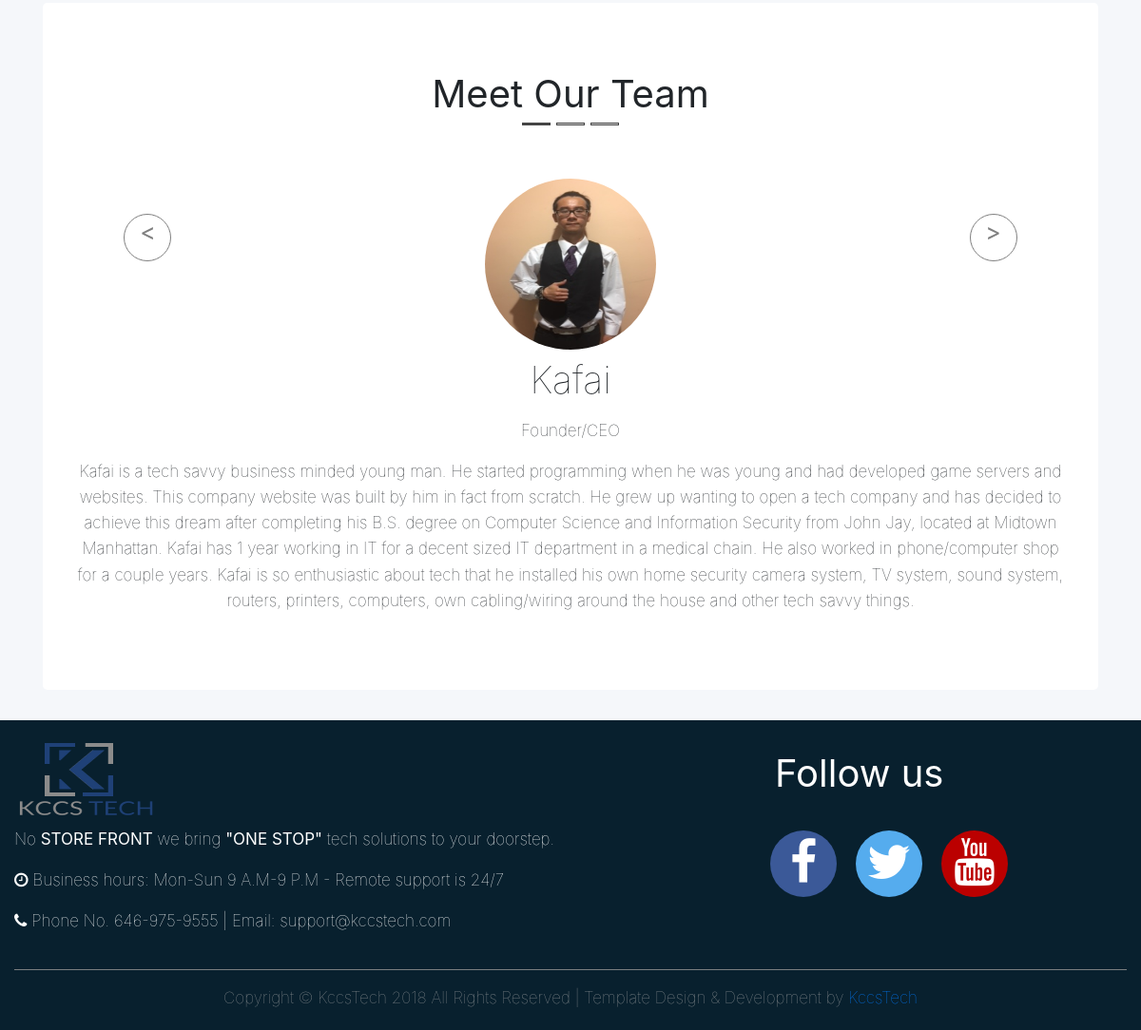
The app's page /about_us/about_us/ (lower part), older data.
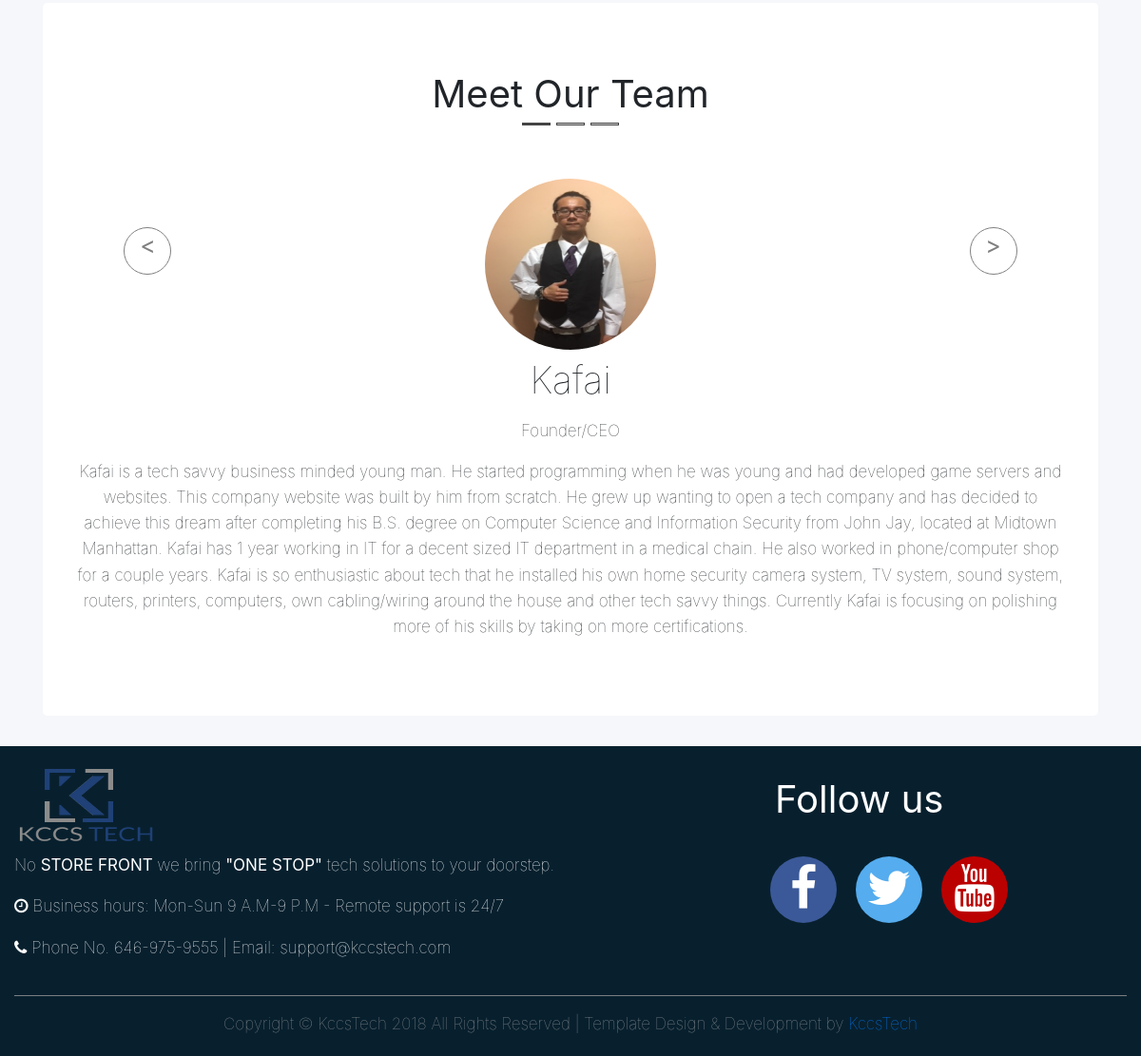
The same page, newer data.
### about_us/models.py (models this page shows)
class About(models.Model):
    position = models.CharField(max_length=256)
    name = models.CharField(max_length=256)
    description = models.TextField(max_length=2048)
    def __str__(self):
        return self.name

### about_us/views.py (the view)
# urls.py: url(r'^about_us/',include('about_us.urls',namespace='about_us')),
def about_us(request):
    name_list = About.objects.order_by('name')
    name_dict = {'name': name_list}
    return render(request,  'about_us/about_us.html',  context=name_dict)

### about_us/templates/about_us/about_us.html (shortened to what this page needs)
{% extends "base.html" %}
{% load staticfiles %}
{% block css %}
{{ block.super }}
  <link rel="stylesheet" href="{% static 'my_company/css/about_us.css' %}">
{% endblock %}
{% block content %}
  <div class="container">
    <div class="jumbotron">
      <h1 class="text-center"><b>Meet Our Team</b></h1>
      <div id="video-carousel-example" class="carousel slide carousel-fade" data-ride="carousel" data-interval="false">
        <ol class="carousel-indicators">
          <li data-target="#video-carousel-example" data-slide-to="0" class="active"></li>
          <li data-target="#video-carousel-example" data-slide-to="1"></li>
          <li data-target="#video-carousel-example" data-slide-to="2"></li>
        </ol>
        <div class="carousel-inner" role="listbox">
          <div class="carousel-item active">
            <img id="cal-img" class="rounded-circle" src="{% static 'my_company/images/cal1.png' %}" alt="Kafai Founder Image">
            <h1 class="text-center">{{ name.0 }}</h1>
            <p class="text-center">{{ name.0.position}}</p>
            <p class="text-center" >{{ name.0.description}}</p>
          </div>
        </div>
        <a class="carousel-control-prev" href="#video-carousel-example" role="button" data-slide="prev">
        <span class="carousel-control-prev-icon" aria-hidden="true"></span>
        </a>
        <a class="carousel-control-next" href="#video-carousel-example" role="button" data-slide="next">
        <span class="carousel-control-next-icon" aria-hidden="true"></span>
        </a>
      </div>
    </div>
  </div>
{% endblock %}

### templates/base.html (shortened to what this page needs)
{% load staticfiles %}
<!DOCTYPE html>
<html lang="en" dir="ltr">
  <head>
    <link rel="stylesheet" href="https://cdnjs.cloudflare.com/ajax/libs/font-awesome/4.7.0/css/font-awesome.min.css">
    <link rel="stylesheet" href="https://maxcdn.bootstrapcdn.com/bootstrap/4.0.0/css/bootstrap.min.css">
    {% block css %}
    <link rel="stylesheet" href="{% static 'my_company/css/master.css' %}">
    {% endblock %}
  </head>
  <body>
    <div id="wrapper" class="home-page">
      {% block content %}{% endblock %}
      <footer class="page-footer pt-4 mt-4 fixed" style="background-color: #08202e;">
        <div class="container-fluid text-center text-md-left">
          <div class="row">
            <div class="col-md-8 mt-md-0 mt-3">
              <h5 class="text-left"><img src="{% static 'my_company/images/brand1.png' %}" width="200" height="80" alt="KCCS TECH Logo"></h5>
              <p class="text-left text-white">No <strong>STORE FRONT</strong> we bring <strong>"ONE STOP"</strong> tech solutions to your doorstep.</p>
              <p class="text-left text-white"><i class="fa fa-clock-o"></i> Business hours: Mon-Sun 9 A.M-9 P.M - Remote support is 24/7</p>
              <p class="text-left text-white"><i class="fa fa-phone"></i> Phone No. 646-975-9555 | Email: support@kccstech.com</p>
            </div>
            <div class="col-md-4 mt-md-0 mt-3">
              <h1 class="text-white"><strong>Follow us</strong></h1>
              <div class="row">
                  <a id="footer_a" href="https://www.facebook.com/kccstech/"><i id="social_2" class="fa fa-facebook"></i></a>
                  <a id="footer_a" href="https://twitter.com/kccstechco"><i id="social_2" class="fa fa-twitter"></i></a>
                  <a id="footer_a" href="https://www.youtube.com/channel/UCmHMyRkl3X6hUC46Gj3BTMg?view_as=subscriber"><i id="social_2" class="fa fa-youtube"></i></a>
              </div>
            </div>
          </div>
          <div class="footer-copyright text-center py-1">
            <hr style="background-color:#888d90;">
            <p class="text-center" style="color:#888d90">Copyright &copy; KccsTech 2018 All Rights Reserved | Template Design & Development by <a href="">KccsTech</a></p>
          </div>
        </div>
      </footer>
    </div>
  </body>
</html>

### static/my_company/css/master.css (style rules this page uses)
#wrapper { width:100%; height: 100%; }
p,h1,h2,h3,h4,li { line-height: 1.6; font-weight: lighter; }
p { font-size: 17px; }
html { position: relative; height: 100%; }
#social_2 { padding-top: 8px; font-size: 50px; width: 70px; height: 70px; text-align: center; text-decoration: none; border-radius: 50%; }
#footer_a { margin-top: 20px; margin-left: 10px; margin-right: 10px; }
.fa-facebook { background: #3B5998; color: white; }
.fa-twitter { background: #55ACEE; color: white; }
.fa-youtube { background: #bb0000; color: white; }

### static/my_company/css/about_us.css (style rules this page uses)
body { background-color:#f5f7fa; }
.jumbotron { background-color: white; }
#cal-img { margin-top: 30px; display: block; margin-left: auto; margin-right: auto; width: 180px; height: 180px; }
.carousel-item { height: auto; width: auto; }
.carousel-control-prev-icon, .carousel-control-next-icon { height: 50px; width: 50px; outline: black; background-size: 100%, 100%; border-radius: 50%; border: 1px solid black; background-image: none; margin-bottom: 300px; }
.carousel-control-next-icon:after { content: '>'; font-size: 25px; color: black; }
.carousel-control-prev-icon:after { content: '<'; font-size: 25px; color: black; }
.carousel-indicators { position: inherit; }
.carousel-indicators li { background-color: rgba(70,70,70,.25); border:1px solid #444; }
.carousel-indicators .active { background-color: #444; border:1px solid #444; }

Row changes from the older to the newer data that the page shows:
changed About "Kafai": description "…was built by him in fact from scratch. He grew up wanting to open a tech company and has decided to achieve this dream after completing his B.S. degree on Computer Science and Information Security from John Jay, located at Midtown Manhattan. Kafai has 1 year working in IT for a decent sized IT department in a medical chain. He also worked in phone/computer shop for a couple years. Kafai is so enthusiastic about tech that he installed his own home security camera system, TV system, sound system, routers, printers, computers, own cabling/wiring around the house and other tech savvy things." → "…was built by him from scratch. He grew up wanting to open a tech company and has decided to achieve this dream after completing his B.S. degree on Computer Science and Information Security from John Jay, located at Midtown Manhattan. Kafai has 1 year working in IT for a decent sized IT department in a medical chain. He also worked in phone/computer shop for a couple years. Kafai is so enthusiastic about tech that he installed his own home security camera system, TV system, sound system, routers, printers, computers, own cabling/wiring around the house and other tech savvy things. Currently Kafai is focusing on polishing more of his skills by taking on more certifications."
